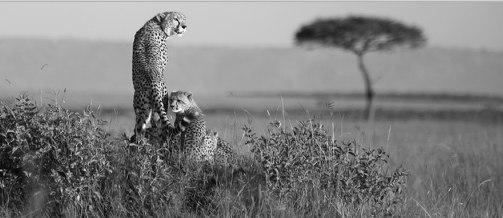
#> input picture images/test3.jpg, 503 x 218 px
$ python Lab3.py
#> lines starting #> are read from the running program, lines starting #| are printed output that depends on the picture; after the words box and inside, x2 and y2 are one past the last pixel; in counts of white or black regions, pixels touching at a corner belong together
import cv2
import numpy as np
import math

def clamp(value, bounds):
    if value > bounds[1]:
        return bounds[1]
    elif value < bounds[0]:
        return bounds[0]
    else:
        return value

def hist_image(img):
    hist = cv2.calcHist([img], [0], None, [256], [0, 256])
    max = hist[0]
    for i in range(hist.shape[0]):
        if hist[i] > max:
            max = hist[i]

    histogram_img = np.zeros((255, 255), np.uint8)
    for i in range(histogram_img.shape[0]):
        value = int(255 * (hist[i] / max)) - 1
        cv2.line(histogram_img, (i, 255), (i, 255 - value), 255)

    steps = 20
    for i in range(20):
        cv2.line(histogram_img, (i * 255 // steps, 0), (i * 255 // steps, 5), 255)

    return histogram_img

threshold = (0.0, 0.85)

imgGRY = cv2.cvtColor(cv2.imread("images/test3.jpg"), cv2.COLOR_BGR2GRAY)
#> imgGRY: shape (218, 503); min 0, max 255, mean 126.1
img_result_GRY = np.copy(imgGRY)

for i in range(img_result_GRY.shape[0]):
    for j in range(img_result_GRY.shape[1]):
        result = img_result_GRY[i, j] - threshold[0] * 255
        result *= 1 / (1 - threshold[0] - (1 - threshold[1]))
        img_result_GRY[i, j] = clamp(result, (0, 255))
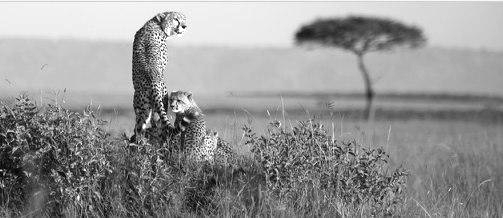
#> img_result_GRY: shape (218, 503); min 0, max 255, mean 147.8

cv2.imwrite('renders/Lab3.png', img_result_GRY)
cv2.imwrite('renders/Lab3_histogram_before.png', hist_image(imgGRY))
#> in hist_image, `hist = cv2.calcHist([img], [0], None, [256], [0, 256])`: hist = 256 values, max 1828 at index 203, min 1 at index 248, mean 428.3
#> in hist_image, `max = hist[0]`: max = [110]
#> the loop in hist_image, `for i in range(hist.shape[0]):` made 256 passes
#> max on passes 20, 23, 24, 25, 27, 28, 29, 32, 33, 34, 36, 38: [113], [117], [128], [137], [140], [167], [174], [177], [195], [203], [216], [235]
#> the loop in hist_image, `for i in range(histogram_img.shape[0]):` made 255 passes
#> value on passes 1 to 3: 14, 1, 0
#> after the loop in hist_image, `for i in range(histogram_img.shape[0]):`:
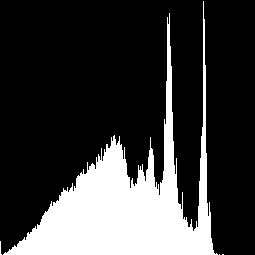
#> histogram_img: shape (255, 255); 23% white; 4 white regions (3 under 20 px), largest, box (x1, y1, x2, y2) and area: (3, 1, 218, 255) 14923
#> after the loop in hist_image, `for i in range(20):`:
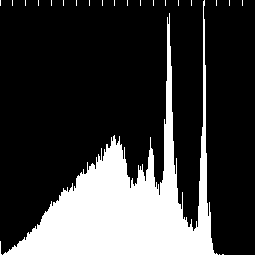
#> histogram_img: shape (255, 255); 23.2% white; 23 white regions (22 under 20 px), largest, box (x1, y1, x2, y2) and area: (3, 0, 218, 255) 14929
cv2.imwrite('renders/Lab3_histogram_after.png', hist_image(img_result_GRY))
#> in hist_image (call 2), `hist = cv2.calcHist([img], [0], None, [256], [0, 256])`: hist = 256 values, max 1828 at index 238, min 0 at index 6, mean 428.3
#> in hist_image (call 2), `max = hist[0]`: max = [110]
#> the loop in hist_image (call 2), `for i in range(hist.shape[0]):` made 256 passes
#> the loop in hist_image (call 2), `for i in range(histogram_img.shape[0]):` made 255 passes
#> after the loop in hist_image (call 2), `for i in range(histogram_img.shape[0]):`:
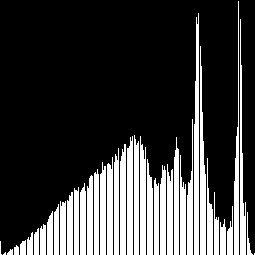
#> histogram_img: shape (255, 255); 23% white; 40 white regions (3 under 20 px), largest, box (x1, y1, x2, y2) and area: (194, 13, 199, 255) 1016, (200, 46, 206, 255) 826, (127, 136, 133, 255) 674
#> after the loop in hist_image (call 2), `for i in range(20):`:
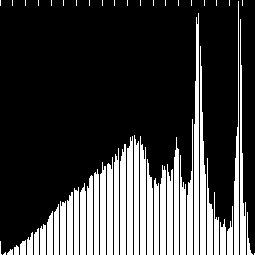
#> histogram_img: shape (255, 255); 23.2% white; 60 white regions (23 under 20 px), largest, box (x1, y1, x2, y2) and area: (194, 13, 199, 255) 1016, (200, 46, 206, 255) 826, (127, 136, 133, 255) 674

cv2.imshow("Histogram before", hist_image(imgGRY))
cv2.imshow("Histogram after", hist_image(img_result_GRY))
cv2.imshow("Original", imgGRY)
cv2.imshow("Result", img_result_GRY)

cv2.waitKey(0)
cv2.destroyAllWindows()
